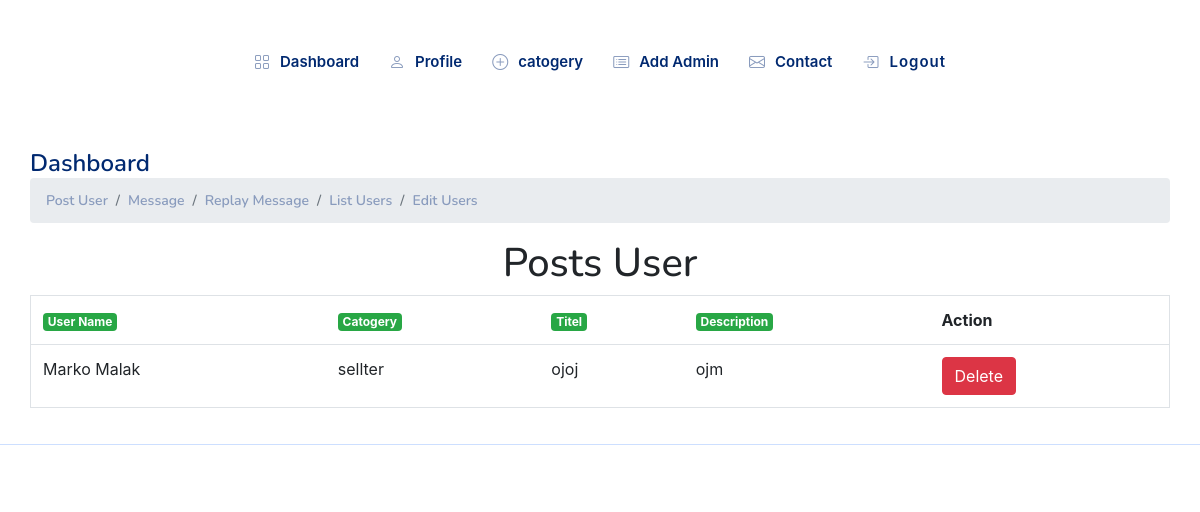
Page /NiceAdmin/home/home.php (signed in) on the committed database.
### tables this page shows
CREATE TABLE `posts` (
  `id` int(11) NOT NULL,
  `title` varchar(44) NOT NULL,
  `image` varchar(222) NOT NULL,
  `description` varchar(900) NOT NULL,
  `userId` int(11) NOT NULL,
  `categoryId` int(11) NOT NULL
);

CREATE TABLE `users` (
  `id` int(11) NOT NULL,
  `name` varchar(66) NOT NULL,
  `email` varchar(66) NOT NULL,
  `image` varchar(355) NOT NULL DEFAULT 'prof.png',
  `cover` varchar(355) NOT NULL,
  `phone` varchar(12) NOT NULL,
  `address` varchar(333) NOT NULL,
  `password` varchar(33) NOT NULL,
  `job` varchar(23) NOT NULL
);

CREATE TABLE `categories` (
  `id` int(11) NOT NULL,
  `name` varchar(44) NOT NULL
);

### NiceAdmin/home/home.php (the view, shortened to what this page needs)
<?php
include '../shared/head.php';
include '../shared/aside.php';
include '../shared/config.php';
$select = "SELECT posts.id,posts.title ,posts.image ,posts.description,posts.userId ,categories.name `name` , users.name `userName` from posts JOIN categories JOIN users ON posts.categoryId= categories.id AND posts.userId = users.id;" ;
$p = mysqli_query($conn, $select);
?>
  <main id="main" class="main">
  <div class="pagetitle">
        <h1>Dashboard</h1>
        <nav>
        <ol class="breadcrumb">
                <li class="breadcrumb-item"><a href="/NiceAdmin/home/home.php">Post User</a></li>
                <li class="breadcrumb-item"><a href="/NiceAdmin/home/sms.php">Message</a></li>
                <li class="breadcrumb-item"><a href="/NiceAdmin/home/replay.php">Replay Message</a></li>
                <li class="breadcrumb-item"><a href="/NiceAdmin/home/user.php">List Users</a></li>
                <li class="breadcrumb-item"><a href="/NiceAdmin/home/editUser.php">Edit Users</a></li>
            </ol>
        </nav>
    </div>
    <section class="section dashboard col-lg-12">
      <div class="row">
        <center> <h1>Posts User</h1></center>
        <table class="table border ">
                <br>
                <tr>
                    <th><span class="badge bg-success"> User Name </span></th>
                    <th><span class="badge bg-success"> Catogery </span></th>
                    <th><span class="badge bg-success"> Titel </span></th>
                    <th colspan="2"><span class="badge bg-success"> Description </span></th>
                    <th >Action</th>
                </tr>
                <?php foreach ($p as $data){?>
                    <tr>
                        <td><?php echo $data['userName'] ?></td>
                        <td><?php echo $data['name'] ?></td>
                        <td><?php echo $data['title'] ?> </td>
                        <td  colspan="2" ><?php echo $data['description'] ?></td>
                        <th> <a onclick="return confirm('Do you want to delete!')" href="/NiceAdmin/home/home.php?delete=<?php echo $data['id'] ?>" class="btn btn-danger">Delete</a>  </th>
                    </tr>
                <?php } ?>
            </table>
    </div>
    </section>
  </main>
  <?php
include '../shared/footer.php';
include '../shared/script.php';
?>

### NiceAdmin/assets/css/style.css (style rules this page uses)
:root { scroll-behavior: smooth; }
body { font-family: "Open Sans", sans-serif; background: #f6f9ff; color: #444444; }
a { color: #4154f1; text-decoration: none; }
h1, h2, h3, h4, h5, h6 { font-family: "Nunito", sans-serif; }
#main { margin-top: 40px; padding: 20px 30px; transition: all 0.3s; }
.pagetitle { margin-bottom: 10px; }
.pagetitle h1 { font-size: 24px; margin-bottom: 0; font-weight: 600; color: #012970; }
.breadcrumb { font-size: 14px; font-family: "Nunito", sans-serif; color: #899bbd; font-weight: 600; }
.breadcrumb a { color: #899bbd; transition: 0.3s; }
.breadcrumb .breadcrumb-item::before { color: #899bbd; }

### rows in the picture
posts: userId.name "Marko Malak", categoryId.name "sellter", title "ojoj", description "ojm"
